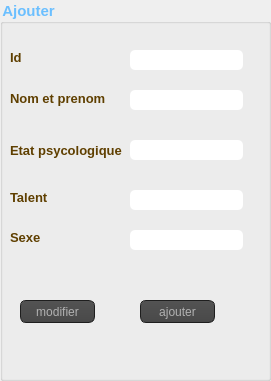
    <widget class="QGroupBox" name="groupBox_4">
     <property name="geometry">
      <rect>
       <x>10</x>
       <y>0</y>
       <width>271</width>
       <height>381</height>
      </rect>
     </property>
     <property name="font">
      <font>
       <family>Arial</family>
       <pointsize>11</pointsize>
       <weight>75</weight>
       <bold>true</bold>
      </font>
     </property>
     <property name="styleSheet">
      <string notr="true">color: rgb(107, 191, 255);
</string>
     </property>
     <property name="title">
      <string>Ajouter</string>
     </property>
     <widget class="QLabel" name="label_13">
      <property name="geometry">
       <rect>
        <x>10</x>
        <y>50</y>
        <width>47</width>
        <height>14</height>
       </rect>
      </property>
      <property name="font">
       <font>
        <family>Arial</family>
        <pointsize>10</pointsize>
        <weight>75</weight>
        <bold>true</bold>
       </font>
      </property>
      <property name="styleSheet">
       <string notr="true">color: rgb(95, 63, 0);</string>
      </property>
      <property name="text">
       <string>Id</string>
      </property>
     </widget>
     <widget class="QLabel" name="label_14">
      <property name="geometry">
       <rect>
        <x>10</x>
        <y>90</y>
        <width>101</width>
        <height>16</height>
       </rect>
      </property>
      <property name="font">
       <font>
        <family>Arial</family>
        <pointsize>10</pointsize>
        <weight>75</weight>
        <bold>true</bold>
       </font>
      </property>
      <property name="styleSheet">
       <string notr="true">color: rgb(95, 63, 0);</string>
      </property>
      <property name="text">
       <string>Nom et prenom</string>
      </property>
     </widget>
     <widget class="QLabel" name="label_15">
      <property name="geometry">
       <rect>
        <x>10</x>
        <y>140</y>
        <width>131</width>
        <height>20</height>
       </rect>
      </property>
      <property name="font">
       <font>
        <family>Arial</family>
        <pointsize>10</pointsize>
        <weight>75</weight>
        <bold>true</bold>
       </font>
      </property>
      <property name="styleSheet">
       <string notr="true">color: rgb(95, 63, 0);</string>
      </property>
      <property name="text">
       <string>Etat psycologique</string>
      </property>
     </widget>
     <widget class="QLabel" name="label_16">
      <property name="geometry">
       <rect>
        <x>10</x>
        <y>190</y>
        <width>47</width>
        <height>14</height>
       </rect>
      </property>
      <property name="font">
       <font>
        <family>Arial</family>
        <pointsize>10</pointsize>
        <weight>75</weight>
        <bold>true</bold>
       </font>
      </property>
      <property name="styleSheet">
       <string notr="true">color: rgb(95, 63, 0);</string>
      </property>
      <property name="text">
       <string>Talent</string>
      </property>
     </widget>
     <widget class="QLabel" name="label_17">
      <property name="geometry">
       <rect>
        <x>10</x>
        <y>230</y>
        <width>47</width>
        <height>14</height>
       </rect>
      </property>
      <property name="font">
       <font>
        <family>Arial</family>
        <pointsize>10</pointsize>
        <weight>75</weight>
        <bold>true</bold>
       </font>
      </property>
      <property name="styleSheet">
       <string notr="true">color: rgb(95, 63, 0);</string>
      </property>
      <property name="text">
       <string>Sexe</string>
      </property>
     </widget>
     <widget class="QLineEdit" name="id">
      <property name="geometry">
       <rect>
        <x>130</x>
        <y>50</y>
        <width>113</width>
        <height>20</height>
       </rect>
      </property>
      <property name="styleSheet">
       <string notr="true">QLineEdit{
    background-color: white;
    box-shadow: 2px 0.5px 5px 1px inset black;
    border-radius: 5px;
    width: 70%;
    padding-right: 10px;
    padding-left: 10px;
    text-align: left;
    color: #000;
    font-size:inherit;
    font-family: Arial, Helvetica, sans-serif;  
    font-weight:normal;
    font-variant:normal;
}
QLineEdit::hover{  color: black ;
background-color:orange;}
QLineEdit::focus{  color: black ;
background-color:white;}</string>
      </property>
     </widget>
     <widget class="QLineEdit" name="nom_prenom">
      <property name="geometry">
       <rect>
        <x>130</x>
        <y>90</y>
        <width>113</width>
        <height>20</height>
       </rect>
      </property>
      <property name="styleSheet">
       <string notr="true">QLineEdit{
    background-color: white;
    box-shadow: 2px 0.5px 5px 1px inset black;
    border-radius: 5px;
    width: 70%;
    padding-right: 10px;
    padding-left: 10px;
    text-align: left;
    color: #000;
    font-size:inherit;
    font-family: Arial, Helvetica, sans-serif;  
    font-weight:normal;
    font-variant:normal;
}
QLineEdit::hover{  color: black ;
background-color:orange;}
QLineEdit::focus{  color: black ;
background-color:white;}</string>
      </property>
     </widget>
     <widget class="QLineEdit" name="etat_psycologique">
      <property name="geometry">
       <rect>
        <x>130</x>
        <y>140</y>
        <width>113</width>
        <height>20</height>
       </rect>
      </property>
      <property name="styleSheet">
       <string notr="true">QLineEdit{
    background-color: white;
    box-shadow: 2px 0.5px 5px 1px inset black;
    border-radius: 5px;
    width: 70%;
    padding-right: 10px;
    padding-left: 10px;
    text-align: left;
    color: #000;
    font-size:inherit;
    font-family: Arial, Helvetica, sans-serif;  
    font-weight:normal;
    font-variant:normal;
}
QLineEdit::hover{  color: black ;
background-color:orange;}
QLineEdit::focus{  color: black ;
background-color:white;}</string>
      </property>
     </widget>
     <widget class="QLineEdit" name="talent">
      <property name="geometry">
       <rect>
        <x>130</x>
        <y>190</y>
        <width>113</width>
        <height>20</height>
       </rect>
      </property>
      <property name="styleSheet">
       <string notr="true">QLineEdit{
    background-color: white;
    box-shadow: 2px 0.5px 5px 1px inset black;
    border-radius: 5px;
    width: 70%;
    padding-right: 10px;
    padding-left: 10px;
    text-align: left;
    color: #000;
    font-size:inherit;
    font-family: Arial, Helvetica, sans-serif;  
    font-weight:normal;
    font-variant:normal;
}
QLineEdit::hover{  color: black ;
background-color:orange;}
QLineEdit::focus{  color: black ;
background-color:white;}</string>
      </property>
     </widget>
     <widget class="QLineEdit" name="sexe">
      <property name="geometry">
       <rect>
        <x>130</x>
        <y>230</y>
        <width>113</width>
        <height>20</height>
       </rect>
      </property>
      <property name="styleSheet">
       <string notr="true">QLineEdit{
    background-color: white;
    box-shadow: 2px 0.5px 5px 1px inset black;
    border-radius: 5px;
    width: 70%;
    padding-right: 10px;
    padding-left: 10px;
    text-align: left;
    color: #000;
    font-size:inherit;
    font-family: Arial, Helvetica, sans-serif;  
    font-weight:normal;
    font-variant:normal;
}
QLineEdit::hover{  color: black ;
background-color:orange;}
QLineEdit::focus{  color: black ;
background-color:white;}</string>
      </property>
     </widget>
     <widget class="QPushButton" name="pushButton_ae">
      <property name="geometry">
       <rect>
        <x>140</x>
        <y>300</y>
        <width>75</width>
        <height>23</height>
       </rect>
      </property>
      <property name="styleSheet">
       <string notr="true">QToolTip
{
     border: 1px solid black;
     background-color: #ffa02f;
     padding: 1px;
     border-radius: 3px;
     opacity: 100;
}

QWidget
{
    color: #b1b1b1;
    background-color: #323232;
}

QWidget:item:hover
{
    background-color: QLinearGradient( x1: 0, y1: 0, x2: 0, y2: 1, stop: 0 #ffa02f, stop: 1 #ca0619);
    color: #000000;
}

QWidget:item:selected
{
    background-color: QLinearGradient( x1: 0, y1: 0, x2: 0, y2: 1, stop: 0 #ffa02f, stop: 1 #d7801a);
}

QMenuBar::item
{
    background: transparent;
}

QMenuBar::item:selected
{
    background: transparent;
    border: 1px solid #ffaa00;
}

QMenuBar::item:pressed
{
    background: #444;
    border: 1px solid #000;
    background-color: QLinearGradient(
        x1:0, y1:0,
        x2:0, y2:1,
        stop:1 #212121,
        stop:0.4 #343434/*,
        stop:0.2 #343434,
        stop:0.1 #ffaa00*/
    );
    margin-bottom:-1px;
    padding-bottom:1px;
}

QMenu
{
    border: 1px solid #000;
}

QMenu::item
{
    padding: 2px 20px 2px 20px;
}

QMenu::item:selected
{
    color: #000000;
}

QWidget:disabled
{
    color: #404040;
    background-color: #323232;
}

QAbstractItemView
{
    background-color: QLinearGradient( x1: 0, y1: 0, x2: 0, y2: 1, stop: 0 #4d4d4d, stop: 0.1 #646464, stop: 1 #5d5d5d);
}

QWidget:focus
{
    /*border: 2px solid QLinearGradient( x1: 0, y1: 0, x2: 0, y2: 1, stop: 0 #ffa02f, stop: 1 #d7801a);*/
}

QLineEdit
{
    background-color: QLinearGradient( x1: 0, y1: 0, x2: 0, y2: 1, stop: 0 #4d4d4d, stop: 0 #646464, stop: 1 #5d5d5d);
    padding: 1px;
    border-style: solid;
    border: 1px solid #1e1e1e;
    border-radius: 5;
}

QPushButton
{
    color: #b1b1b1;
    background-color: QLinearGradient( x1: 0, y1: 0, x2: 0, y2: 1, stop: 0 #565656, stop: 0.1 #525252, stop: 0.5 #4e4e4e, stop: 0.9 #4a4a4a, stop: 1 #464646);
    border-width: 1px;
    border-color: #1e1e1e;
    border-style: solid;
    border-radius: 6;
    padding: 3px;
    font-size: 12px;
    padding-left: 5px;
    padding-right: 5px;
}

QPushButton:pressed
{
    background-color: QLinearGradient( x1: 0, y1: 0, x2: 0, y2: 1, stop: 0 #2d2d2d, stop: 0.1 #2b2b2b, stop: 0.5 #292929, stop: 0.9 #282828, stop: 1 #252525);
}

QComboBox
{
    selection-background-color: #ffaa00;
    background-color: QLinearGradient( x1: 0, y1: 0, x2: 0, y2: 1, stop: 0 #565656, stop: 0.1 #525252, stop: 0.5 #4e4e4e, stop: 0.9 #4a4a4a, stop: 1 #464646);
    border-style: solid;
    border: 1px solid #1e1e1e;
    border-radius: 5;
}

QComboBox:hover,QPushButton:hover
{
    border: 2px solid QLinearGradient( x1: 0, y1: 0, x2: 0, y2: 1, stop: 0 #ffa02f, stop: 1 #d7801a);
}


QComboBox:on
{
    padding-top: 3px;
    padding-left: 4px;
    background-color: QLinearGradient( x1: 0, y1: 0, x2: 0, y2: 1, stop: 0 #2d2d2d, stop: 0.1 #2b2b2b, stop: 0.5 #292929, stop: 0.9 #282828, stop: 1 #252525);
    selection-background-color: #ffaa00;
}

QComboBox QAbstractItemView
{
    border: 2px solid darkgray;
    selection-background-color: QLinearGradient( x1: 0, y1: 0, x2: 0, y2: 1, stop: 0 #ffa02f, stop: 1 #d7801a);
}

QComboBox::drop-down
{
     subcontrol-origin: padding;
     subcontrol-position: top right;
     width: 15px;

     border-left-width: 0px;
     border-left-color: darkgray;
     border-left-style: solid; /* just a single line */
     border-top-right-radius: 3px; /* same radius as the QComboBox */
     border-bottom-right-radius: 3px;
 }

QComboBox::down-arrow
{
     image: url(:/down_arrow.png);
}

QGroupBox:focus
{
border: 2px solid QLinearGradient( x1: 0, y1: 0, x2: 0, y2: 1, stop: 0 #ffa02f, stop: 1 #d7801a);
}

QTextEdit:focus
{
    border: 2px solid QLinearGradient( x1: 0, y1: 0, x2: 0, y2: 1, stop: 0 #ffa02f, stop: 1 #d7801a);
}

QScrollBar:horizontal {
     border: 1px solid #222222;
     background: QLinearGradient( x1: 0, y1: 0, x2: 0, y2: 1, stop: 0.0 #121212, stop: 0.2 #282828, stop: 1 #484848);
     height: 7px;
     margin: 0px 16px 0 16px;
}

QScrollBar::handle:horizontal
{
      background: QLinearGradient( x1: 0, y1: 0, x2: 1, y2: 0, stop: 0 #ffa02f, stop: 0.5 #d7801a, stop: 1 #ffa02f);
      min-height: 20px;
      border-radius: 2px;
}

QScrollBar::add-line:horizontal {
      border: 1px solid #1b1b19;
      border-radius: 2px;
      background: QLinearGradient( x1: 0, y1: 0, x2: 1, y2: 0, stop: 0 #ffa02f, stop: 1 #d7801a);
      width: 14px;
      subcontrol-position: right;
      subcontrol-origin: margin;
}

QScrollBar::sub-line:horizontal {
      border: 1px solid #1b1b19;
      border-radius: 2px;
      background: QLinearGradient( x1: 0, y1: 0, x2: 1, y2: 0, stop: 0 #ffa02f, stop: 1 #d7801a);
      width: 14px;
     subcontrol-position: left;
     subcontrol-origin: margin;
}

QScrollBar::right-arrow:horizontal, QScrollBar::left-arrow:horizontal
{
      border: 1px solid black;
      width: 1px;
      height: 1px;
      background: white;
}

QScrollBar::add-page:horizontal, QScrollBar::sub-page:horizontal
{
      background: none;
}

QScrollBar:vertical
{
      background: QLinearGradient( x1: 0, y1: 0, x2: 1, y2: 0, stop: 0.0 #121212, stop: 0.2 #282828, stop: 1 #484848);
      width: 7px;
      margin: 16px 0 16px 0;
      border: 1px solid #222222;
}

QScrollBar::handle:vertical
{
      background: QLinearGradient( x1: 0, y1: 0, x2: 0, y2: 1, stop: 0 #ffa02f, stop: 0.5 #d7801a, stop: 1 #ffa02f);
      min-height: 20px;
      border-radius: 2px;
}

QScrollBar::add-line:vertical
{
      border: 1px solid #1b1b19;
      border-radius: 2px;
      background: QLinearGradient( x1: 0, y1: 0, x2: 0, y2: 1, stop: 0 #ffa02f, stop: 1 #d7801a);
      height: 14px;
      subcontrol-position: bottom;
      subcontrol-origin: margin;
}

QScrollBar::sub-line:vertical
{
      border: 1px solid #1b1b19;
      border-radius: 2px;
      background: QLinearGradient( x1: 0, y1: 0, x2: 0, y2: 1, stop: 0 #d7801a, stop: 1 #ffa02f);
      height: 14px;
      subcontrol-position: top;
      subcontrol-origin: margin;
}

QScrollBar::up-arrow:vertical, QScrollBar::down-arrow:vertical
{
      border: 1px solid black;
      width: 1px;
      height: 1px;
      background: white;
}


QScrollBar::add-page:vertical, QScrollBar::sub-page:vertical
{
      background: none;
}

QTextEdit
{
    background-color: #242424;
}

QPlainTextEdit
{
    background-color: #242424;
}

QHeaderView::section
{
    background-color: QLinearGradient(x1:0, y1:0, x2:0, y2:1, stop:0 #616161, stop: 0.5 #505050, stop: 0.6 #434343, stop:1 #656565);
    color: white;
    padding-left: 4px;
    border: 1px solid #6c6c6c;
}

QCheckBox:disabled
{
color: #414141;
}

QDockWidget::title
{
    text-align: center;
    spacing: 3px; /* spacing between items in the tool bar */
    background-color: QLinearGradient(x1:0, y1:0, x2:0, y2:1, stop:0 #323232, stop: 0.5 #242424, stop:1 #323232);
}

QDockWidget::close-button, QDockWidget::float-button
{
    text-align: center;
    spacing: 1px; /* spacing between items in the tool bar */
    background-color: QLinearGradient(x1:0, y1:0, x2:0, y2:1, stop:0 #323232, stop: 0.5 #242424, stop:1 #323232);
}

QDockWidget::close-button:hover, QDockWidget::float-button:hover
{
    background: #242424;
}

QDockWidget::close-button:pressed, QDockWidget::float-button:pressed
{
    padding: 1px -1px -1px 1px;
}

QMainWindow::separator
{
    background-color: QLinearGradient(x1:0, y1:0, x2:0, y2:1, stop:0 #161616, stop: 0.5 #151515, stop: 0.6 #212121, stop:1 #343434);
    color: white;
    padding-left: 4px;
    border: 1px solid #4c4c4c;
    spacing: 3px; /* spacing between items in the tool bar */
}

QMainWindow::separator:hover
{

    background-color: QLinearGradient(x1:0, y1:0, x2:0, y2:1, stop:0 #d7801a, stop:0.5 #b56c17 stop:1 #ffa02f);
    color: white;
    padding-left: 4px;
    border: 1px solid #6c6c6c;
    spacing: 3px; /* spacing between items in the tool bar */
}

QToolBar::handle
{
     spacing: 3px; /* spacing between items in the tool bar */
     background: url(:/images/handle.png);
}

QMenu::separator
{
    height: 2px;
    background-color: QLinearGradient(x1:0, y1:0, x2:0, y2:1, stop:0 #161616, stop: 0.5 #151515, stop: 0.6 #212121, stop:1 #343434);
    color: white;
    padding-left: 4px;
    margin-left: 10px;
    margin-right: 5px;
}

QProgressBar
{
    border: 2px solid grey;
    border-radius: 5px;
    text-align: center;
}

QProgressBar::chunk
{
    background-color: #d7801a;
    width: 2.15px;
    margin: 0.5px;
}

QTabBar::tab {
    color: #b1b1b1;
    border: 1px solid #444;
    border-bottom-style: none;
    background-color: #323232;
    padding-left: 10px;
    padding-right: 10px;
    padding-top: 3px;
    padding-bottom: 2px;
    margin-right: -1px;
}

QTabWidget::pane {
    border: 1px solid #444;
    top: 1px;
}

QTabBar::tab:last
{
    margin-right: 0; /* the last selected tab has nothing to overlap with on the right */
    border-top-right-radius: 3px;
}

QTabBar::tab:first:!selected
{
 margin-left: 0px; /* the last selected tab has nothing to overlap with on the right */


    border-top-left-radius: 3px;
}

QTabBar::tab:!selected
{
    color: #b1b1b1;
    border-bottom-style: solid;
    margin-top: 3px;
    background-color: QLinearGradient(x1:0, y1:0, x2:0, y2:1, stop:1 #212121, stop:.4 #343434);
}

QTabBar::tab:selected
{
    border-top-left-radius: 3px;
    border-top-right-radius: 3px;
    margin-bottom: 0px;
}

QTabBar::tab:!selected:hover
{
    /*border-top: 2px solid #ffaa00;
    padding-bottom: 3px;*/
    border-top-left-radius: 3px;
    border-top-right-radius: 3px;
    background-color: QLinearGradient(x1:0, y1:0, x2:0, y2:1, stop:1 #212121, stop:0.4 #343434, stop:0.2 #343434, stop:0.1 #ffaa00);
}

QRadioButton::indicator:checked, QRadioButton::indicator:unchecked{
    color: #b1b1b1;
    background-color: #323232;
    border: 1px solid #b1b1b1;
    border-radius: 6px;
}

QRadioButton::indicator:checked
{
    background-color: qradialgradient(
        cx: 0.5, cy: 0.5,
        fx: 0.5, fy: 0.5,
        radius: 1.0,
        stop: 0.25 #ffaa00,
        stop: 0.3 #323232
    );
}

QCheckBox::indicator{
    color: #b1b1b1;
    background-color: #323232;
    border: 1px solid #b1b1b1;
    width: 9px;
    height: 9px;
}

QRadioButton::indicator
{
    border-radius: 6px;
}

QRadioButton::indicator:hover, QCheckBox::indicator:hover
{
    border: 1px solid #ffaa00;
}

QCheckBox::indicator:checked
{
    image:url(:/images/checkbox.png);
}

QCheckBox::indicator:disabled, QRadioButton::indicator:disabled
{
    border: 1px solid #444;
}</string>
      </property>
      <property name="text">
       <string>ajouter</string>
      </property>
     </widget>
     <widget class="QPushButton" name="pushButton_me">
      <property name="geometry">
       <rect>
        <x>20</x>
        <y>300</y>
        <width>75</width>
        <height>23</height>
       </rect>
      </property>
      <property name="styleSheet">
       <string notr="true">QToolTip
{
     border: 1px solid black;
     background-color: #ffa02f;
     padding: 1px;
     border-radius: 3px;
     opacity: 100;
}

QWidget
{
    color: #b1b1b1;
    background-color: #323232;
}

QWidget:item:hover
{
    background-color: QLinearGradient( x1: 0, y1: 0, x2: 0, y2: 1, stop: 0 #ffa02f, stop: 1 #ca0619);
    color: #000000;
}

QWidget:item:selected
{
    background-color: QLinearGradient( x1: 0, y1: 0, x2: 0, y2: 1, stop: 0 #ffa02f, stop: 1 #d7801a);
}

QMenuBar::item
{
    background: transparent;
}

QMenuBar::item:selected
{
    background: transparent;
    border: 1px solid #ffaa00;
}

QMenuBar::item:pressed
{
    background: #444;
    border: 1px solid #000;
    background-color: QLinearGradient(
        x1:0, y1:0,
        x2:0, y2:1,
        stop:1 #212121,
        stop:0.4 #343434/*,
        stop:0.2 #343434,
        stop:0.1 #ffaa00*/
    );
    margin-bottom:-1px;
    padding-bottom:1px;
}

QMenu
{
    border: 1px solid #000;
}

QMenu::item
{
    padding: 2px 20px 2px 20px;
}

QMenu::item:selected
{
    color: #000000;
}

QWidget:disabled
{
    color: #404040;
    background-color: #323232;
}

QAbstractItemView
{
    background-color: QLinearGradient( x1: 0, y1: 0, x2: 0, y2: 1, stop: 0 #4d4d4d, stop: 0.1 #646464, stop: 1 #5d5d5d);
}

QWidget:focus
{
    /*border: 2px solid QLinearGradient( x1: 0, y1: 0, x2: 0, y2: 1, stop: 0 #ffa02f, stop: 1 #d7801a);*/
}

QLineEdit
{
    background-color: QLinearGradient( x1: 0, y1: 0, x2: 0, y2: 1, stop: 0 #4d4d4d, stop: 0 #646464, stop: 1 #5d5d5d);
    padding: 1px;
    border-style: solid;
    border: 1px solid #1e1e1e;
    border-radius: 5;
}

QPushButton
{
    color: #b1b1b1;
    background-color: QLinearGradient( x1: 0, y1: 0, x2: 0, y2: 1, stop: 0 #565656, stop: 0.1 #525252, stop: 0.5 #4e4e4e, stop: 0.9 #4a4a4a, stop: 1 #464646);
    border-width: 1px;
    border-color: #1e1e1e;
    border-style: solid;
    border-radius: 6;
    padding: 3px;
    font-size: 12px;
    padding-left: 5px;
    padding-right: 5px;
}

QPushButton:pressed
{
    background-color: QLinearGradient( x1: 0, y1: 0, x2: 0, y2: 1, stop: 0 #2d2d2d, stop: 0.1 #2b2b2b, stop: 0.5 #292929, stop: 0.9 #282828, stop: 1 #252525);
}

QComboBox
{
    selection-background-color: #ffaa00;
    background-color: QLinearGradient( x1: 0, y1: 0, x2: 0, y2: 1, stop: 0 #565656, stop: 0.1 #525252, stop: 0.5 #4e4e4e, stop: 0.9 #4a4a4a, stop: 1 #464646);
    border-style: solid;
    border: 1px solid #1e1e1e;
    border-radius: 5;
}

QComboBox:hover,QPushButton:hover
{
    border: 2px solid QLinearGradient( x1: 0, y1: 0, x2: 0, y2: 1, stop: 0 #ffa02f, stop: 1 #d7801a);
}


QComboBox:on
{
    padding-top: 3px;
    padding-left: 4px;
    background-color: QLinearGradient( x1: 0, y1: 0, x2: 0, y2: 1, stop: 0 #2d2d2d, stop: 0.1 #2b2b2b, stop: 0.5 #292929, stop: 0.9 #282828, stop: 1 #252525);
    selection-background-color: #ffaa00;
}

QComboBox QAbstractItemView
{
    border: 2px solid darkgray;
    selection-background-color: QLinearGradient( x1: 0, y1: 0, x2: 0, y2: 1, stop: 0 #ffa02f, stop: 1 #d7801a);
}

QComboBox::drop-down
{
     subcontrol-origin: padding;
     subcontrol-position: top right;
     width: 15px;

     border-left-width: 0px;
     border-left-color: darkgray;
     border-left-style: solid; /* just a single line */
     border-top-right-radius: 3px; /* same radius as the QComboBox */
     border-bottom-right-radius: 3px;
 }

QComboBox::down-arrow
{
     image: url(:/down_arrow.png);
}

QGroupBox:focus
{
border: 2px solid QLinearGradient( x1: 0, y1: 0, x2: 0, y2: 1, stop: 0 #ffa02f, stop: 1 #d7801a);
}

QTextEdit:focus
{
    border: 2px solid QLinearGradient( x1: 0, y1: 0, x2: 0, y2: 1, stop: 0 #ffa02f, stop: 1 #d7801a);
}

QScrollBar:horizontal {
     border: 1px solid #222222;
     background: QLinearGradient( x1: 0, y1: 0, x2: 0, y2: 1, stop: 0.0 #121212, stop: 0.2 #282828, stop: 1 #484848);
     height: 7px;
     margin: 0px 16px 0 16px;
}

QScrollBar::handle:horizontal
{
      background: QLinearGradient( x1: 0, y1: 0, x2: 1, y2: 0, stop: 0 #ffa02f, stop: 0.5 #d7801a, stop: 1 #ffa02f);
      min-height: 20px;
      border-radius: 2px;
}

QScrollBar::add-line:horizontal {
      border: 1px solid #1b1b19;
      border-radius: 2px;
      background: QLinearGradient( x1: 0, y1: 0, x2: 1, y2: 0, stop: 0 #ffa02f, stop: 1 #d7801a);
      width: 14px;
      subcontrol-position: right;
      subcontrol-origin: margin;
}

QScrollBar::sub-line:horizontal {
      border: 1px solid #1b1b19;
      border-radius: 2px;
      background: QLinearGradient( x1: 0, y1: 0, x2: 1, y2: 0, stop: 0 #ffa02f, stop: 1 #d7801a);
      width: 14px;
     subcontrol-position: left;
     subcontrol-origin: margin;
}

QScrollBar::right-arrow:horizontal, QScrollBar::left-arrow:horizontal
{
      border: 1px solid black;
      width: 1px;
      height: 1px;
      background: white;
}

QScrollBar::add-page:horizontal, QScrollBar::sub-page:horizontal
{
      background: none;
}

QScrollBar:vertical
{
      background: QLinearGradient( x1: 0, y1: 0, x2: 1, y2: 0, stop: 0.0 #121212, stop: 0.2 #282828, stop: 1 #484848);
      width: 7px;
      margin: 16px 0 16px 0;
      border: 1px solid #222222;
}

QScrollBar::handle:vertical
{
      background: QLinearGradient( x1: 0, y1: 0, x2: 0, y2: 1, stop: 0 #ffa02f, stop: 0.5 #d7801a, stop: 1 #ffa02f);
      min-height: 20px;
      border-radius: 2px;
}

QScrollBar::add-line:vertical
{
      border: 1px solid #1b1b19;
      border-radius: 2px;
      background: QLinearGradient( x1: 0, y1: 0, x2: 0, y2: 1, stop: 0 #ffa02f, stop: 1 #d7801a);
      height: 14px;
      subcontrol-position: bottom;
      subcontrol-origin: margin;
}

QScrollBar::sub-line:vertical
{
      border: 1px solid #1b1b19;
      border-radius: 2px;
      background: QLinearGradient( x1: 0, y1: 0, x2: 0, y2: 1, stop: 0 #d7801a, stop: 1 #ffa02f);
      height: 14px;
      subcontrol-position: top;
      subcontrol-origin: margin;
}

QScrollBar::up-arrow:vertical, QScrollBar::down-arrow:vertical
{
      border: 1px solid black;
      width: 1px;
      height: 1px;
      background: white;
}


QScrollBar::add-page:vertical, QScrollBar::sub-page:vertical
{
      background: none;
}

QTextEdit
{
    background-color: #242424;
}

QPlainTextEdit
{
    background-color: #242424;
}

QHeaderView::section
{
    background-color: QLinearGradient(x1:0, y1:0, x2:0, y2:1, stop:0 #616161, stop: 0.5 #505050, stop: 0.6 #434343, stop:1 #656565);
    color: white;
    padding-left: 4px;
    border: 1px solid #6c6c6c;
}

QCheckBox:disabled
{
color: #414141;
}

QDockWidget::title
{
    text-align: center;
    spacing: 3px; /* spacing between items in the tool bar */
    background-color: QLinearGradient(x1:0, y1:0, x2:0, y2:1, stop:0 #323232, stop: 0.5 #242424, stop:1 #323232);
}

QDockWidget::close-button, QDockWidget::float-button
{
    text-align: center;
    spacing: 1px; /* spacing between items in the tool bar */
    background-color: QLinearGradient(x1:0, y1:0, x2:0, y2:1, stop:0 #323232, stop: 0.5 #242424, stop:1 #323232);
}

QDockWidget::close-button:hover, QDockWidget::float-button:hover
{
    background: #242424;
}

QDockWidget::close-button:pressed, QDockWidget::float-button:pressed
{
    padding: 1px -1px -1px 1px;
}

QMainWindow::separator
{
    background-color: QLinearGradient(x1:0, y1:0, x2:0, y2:1, stop:0 #161616, stop: 0.5 #151515, stop: 0.6 #212121, stop:1 #343434);
    color: white;
    padding-left: 4px;
    border: 1px solid #4c4c4c;
    spacing: 3px; /* spacing between items in the tool bar */
}

QMainWindow::separator:hover
{

    background-color: QLinearGradient(x1:0, y1:0, x2:0, y2:1, stop:0 #d7801a, stop:0.5 #b56c17 stop:1 #ffa02f);
    color: white;
    padding-left: 4px;
    border: 1px solid #6c6c6c;
    spacing: 3px; /* spacing between items in the tool bar */
}

QToolBar::handle
{
     spacing: 3px; /* spacing between items in the tool bar */
     background: url(:/images/handle.png);
}

QMenu::separator
{
    height: 2px;
    background-color: QLinearGradient(x1:0, y1:0, x2:0, y2:1, stop:0 #161616, stop: 0.5 #151515, stop: 0.6 #212121, stop:1 #343434);
    color: white;
    padding-left: 4px;
    margin-left: 10px;
    margin-right: 5px;
}

QProgressBar
{
    border: 2px solid grey;
    border-radius: 5px;
    text-align: center;
}

QProgressBar::chunk
{
    background-color: #d7801a;
    width: 2.15px;
    margin: 0.5px;
}

QTabBar::tab {
    color: #b1b1b1;
    border: 1px solid #444;
    border-bottom-style: none;
    background-color: #323232;
    padding-left: 10px;
    padding-right: 10px;
    padding-top: 3px;
    padding-bottom: 2px;
    margin-right: -1px;
}

QTabWidget::pane {
    border: 1px solid #444;
    top: 1px;
}

QTabBar::tab:last
{
    margin-right: 0; /* the last selected tab has nothing to overlap with on the right */
    border-top-right-radius: 3px;
}

QTabBar::tab:first:!selected
{
 margin-left: 0px; /* the last selected tab has nothing to overlap with on the right */


    border-top-left-radius: 3px;
}

QTabBar::tab:!selected
{
    color: #b1b1b1;
    border-bottom-style: solid;
    margin-top: 3px;
    background-color: QLinearGradient(x1:0, y1:0, x2:0, y2:1, stop:1 #212121, stop:.4 #343434);
}

QTabBar::tab:selected
{
    border-top-left-radius: 3px;
    border-top-right-radius: 3px;
    margin-bottom: 0px;
}

QTabBar::tab:!selected:hover
{
    /*border-top: 2px solid #ffaa00;
    padding-bottom: 3px;*/
    border-top-left-radius: 3px;
    border-top-right-radius: 3px;
    background-color: QLinearGradient(x1:0, y1:0, x2:0, y2:1, stop:1 #212121, stop:0.4 #343434, stop:0.2 #343434, stop:0.1 #ffaa00);
}

QRadioButton::indicator:checked, QRadioButton::indicator:unchecked{
    color: #b1b1b1;
    background-color: #323232;
    border: 1px solid #b1b1b1;
    border-radius: 6px;
}

QRadioButton::indicator:checked
{
    background-color: qradialgradient(
        cx: 0.5, cy: 0.5,
        fx: 0.5, fy: 0.5,
        radius: 1.0,
        stop: 0.25 #ffaa00,
        stop: 0.3 #323232
    );
}

QCheckBox::indicator{
    color: #b1b1b1;
    background-color: #323232;
    border: 1px solid #b1b1b1;
    width: 9px;
    height: 9px;
}

QRadioButton::indicator
{
    border-radius: 6px;
}

QRadioButton::indicator:hover, QCheckBox::indicator:hover
{
    border: 1px solid #ffaa00;
}

QCheckBox::indicator:checked
{
    image:url(:/images/checkbox.png);
}

QCheckBox::indicator:disabled, QRadioButton::indicator:disabled
{
    border: 1px solid #444;
}</string>
      </property>
      <property name="text">
       <string>modifier</string>
      </property>
     </widget>
    </widget>
